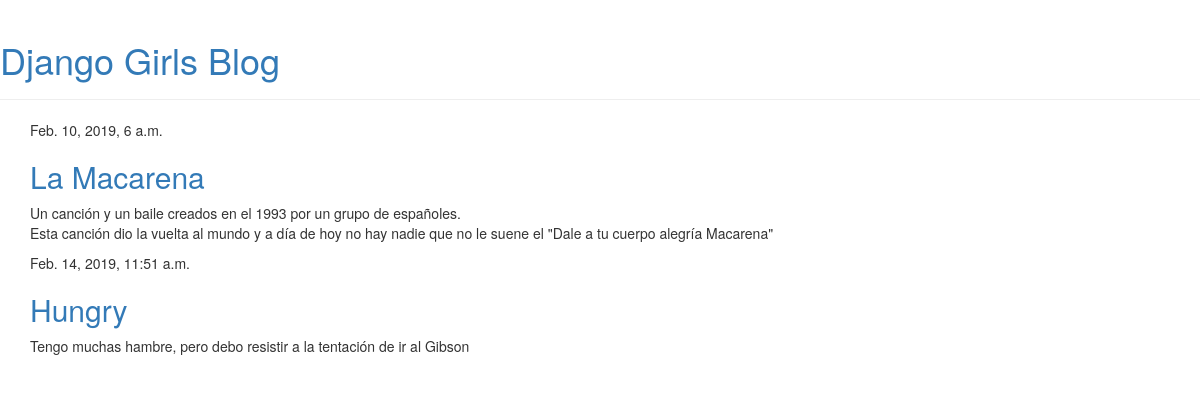
The page / on the database its author committed.
### blog/models.py (models this page shows, shortened)
class Post(models.Model):
    author = models.ForeignKey(settings.AUTH_USER_MODEL, on_delete=models.CASCADE)
    title = models.CharField(max_length=200)
    text = models.TextField()
    created_date = models.DateTimeField(default=timezone.now)
    published_date = models.DateTimeField(blank=True, null=True)

### blog/views.py (the view)
# urls.py: path('', views.post_list, name='post_list'),
def post_list(request):
    posts = Post.objects.filter(published_date__lte=timezone.now()).order_by('published_date')
    return render(request, 'blog/post_list.html', {'posts': posts})

### blog/templates/blog/post_list.html
{% extends 'blog/base.html' %}
{% block content %}
    {% for post in posts %}
        <div class="post">
            <div class="date">
                {{ post.published_date }}
            </div>
            <h2><a href="{% url 'post_detail' pk=post.pk %}">{{ post.title }}</a></h2>
            <p>{{ post.text|linebreaksbr }}</p>
        </div>
    {% endfor %}
{% endblock %}

### blog/templates/blog/base.html (shortened to what this page needs)
<!DOCTYPE html>
{% load static %}
<html lang="en">
<head>
    <link rel="stylesheet" href="//maxcdn.bootstrapcdn.com/bootstrap/3.2.0/css/bootstrap.min.css">
    <link rel="stylesheet" href="//maxcdn.bootstrapcdn.com/bootstrap/3.2.0/css/bootstrap-theme.min.css">
    <link rel="stylesheet" href="{% static 'css/blog.css' %}">
</head>
<body>
    <div class="page-header">
        <h1 class="link"><a href="/" class="link">Django Girls Blog</a></h1>
    </div>
    <div class="content container">
        <div class="row">
            <div class="col-md-8">
            {% block content %}
            {% endblock %}
            </div>
        </div>
    </div>
</body>
</html>

### blog/static/css/blog.css (style rules this page uses)
h1 { color: red; }

### rows shown on the page
Post: published_date "Feb. 10, 2019, 6 a.m.", title "La Macarena", text "Un canción y un baile creados en el 1993 por un grupo de españoles. Esta canción dio la vuelta al mundo y a día de hoy no hay nadie que no le suene el \"Dale a tu cuerpo alegría Macarena\""
Post: published_date "Feb. 14, 2019, 11:51 a.m.", title "Hungry", text "Tengo muchas hambre, pero debo resistir a la tentación de ir al Gibson"
